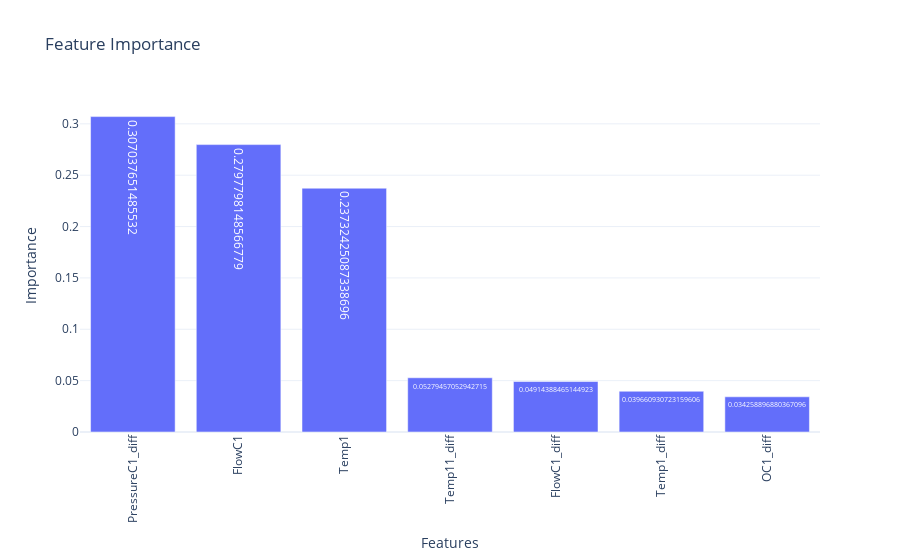

Write notebook code for a chart like this one.
### Code cell
# Assuming df1 is already defined
X = df1.drop(columns=['Yield'])  # Features
y = df1['Yield']  # Target

# Train the model
model = RandomForestRegressor(random_state=42)
model.fit(X, y)

# Get feature importances
importances = model.feature_importances_
feature_names = X.columns

# Create a DataFrame for Plotly Express
importance_df = pd.DataFrame({
    'Feature': feature_names,
    'Importance': importances
})

# Sort the DataFrame by importance
importance_df = importance_df.sort_values('Importance', ascending=False)

# Create the bar chart using Plotly Express
fig = px.bar(
    importance_df,
    x='Feature',
    y='Importance',
    title='Feature Importance',
    labels={'Feature': 'Features', 'Importance': 'Importance'},
    text='Importance'  # Optional: Display importance values on bars
)

# Update layout for better visualization
fig.update_layout(
    xaxis_tickangle=-90,
    template="plotly_white"
)

# Show the plot
fig.show()

### Figure 1 — Plotly figure (JSON) as saved in the notebook; plotly's stock layout.template omitted (floating-point values rounded to 4 significant figures)
{"data": [{"alignmentgroup": "True", "hovertemplate": "Features=%{x}<br>Importance=%{text}<extra></extra>", "legendgroup": "", "marker": {"color": "#636efa", "pattern": {"shape": ""}}, "name": "", "offsetgroup": "", "orientation": "v", "showlegend": false, "text": [0.307, 0.2798, 0.2373, 0.05279, 0.04914, 0.03966, 0.03426], "textposition": "auto", "type": "bar", "x": ["PressureC1_diff", "FlowC1", "Temp1", "Temp11_diff", "FlowC1_diff", "Temp1_diff", "OC1_diff"], "xaxis": "x", "y": [0.307, 0.2798, 0.2373, 0.05279, 0.04914, 0.03966, 0.03426], "yaxis": "y"}], "layout": {"barmode": "relative", "legend": {"tracegroupgap": 0}, "title": {"text": "Feature Importance"}, "xaxis": {"anchor": "y", "domain": [0, 1], "tickangle": -90, "title": {"text": "Features"}}, "yaxis": {"anchor": "x", "domain": [0, 1], "title": {"text": "Importance"}}}}
